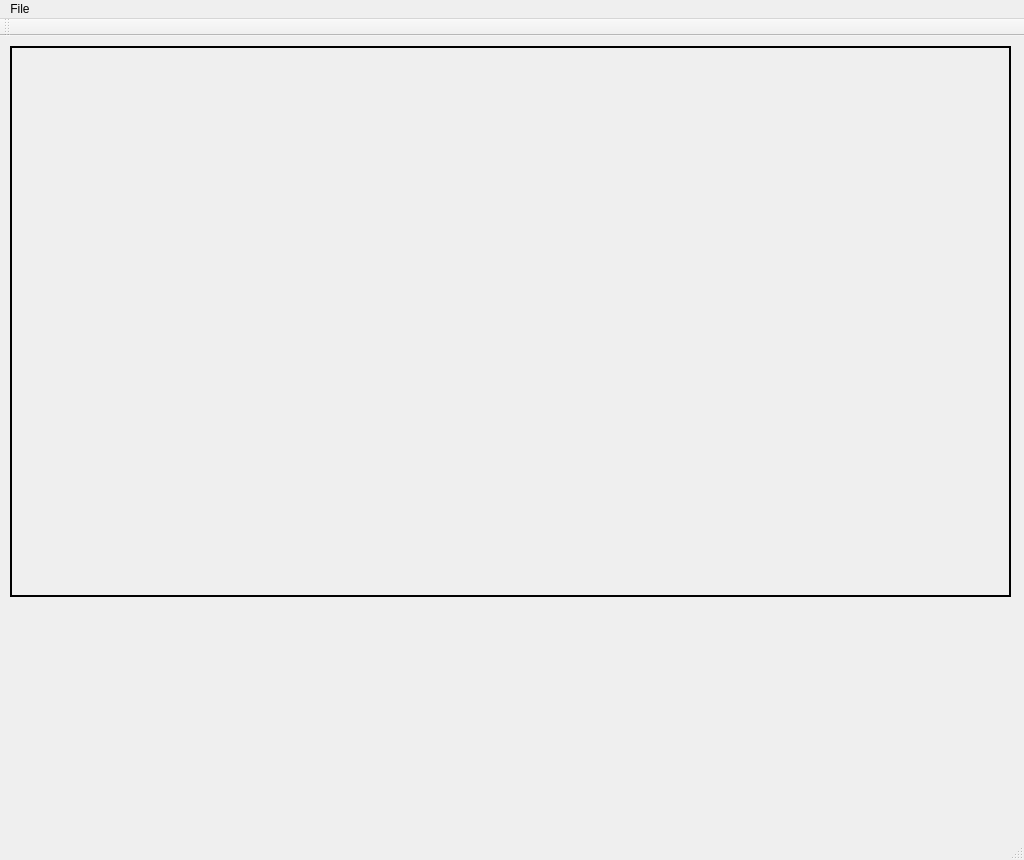
<?xml version="1.0" encoding="UTF-8"?>
<ui version="4.0">
 <class>HW5_StarterClass</class>
 <widget class="QMainWindow" name="HW5_StarterClass">
  <property name="geometry">
   <rect>
    <x>0</x>
    <y>0</y>
    <width>1024</width>
    <height>860</height>
   </rect>
  </property>
  <property name="windowTitle">
   <string>HW5_Starter</string>
  </property>
  <widget class="QWidget" name="centralWidget">
   <widget class="QLabel" name="pictureLabel">
    <property name="geometry">
     <rect>
      <x>10</x>
      <y>10</y>
      <width>1001</width>
      <height>551</height>
     </rect>
    </property>
    <property name="frameShape">
     <enum>QFrame::WinPanel</enum>
    </property>
    <property name="text">
     <string/>
    </property>
   </widget>
  </widget>
  <widget class="QMenuBar" name="menuBar">
   <property name="geometry">
    <rect>
     <x>0</x>
     <y>0</y>
     <width>1024</width>
     <height>31</height>
    </rect>
   </property>
   <widget class="QMenu" name="menuFile">
    <property name="title">
     <string>File</string>
    </property>
    <addaction name="actionOpen"/>
    <addaction name="separator"/>
    <addaction name="actionExit"/>
   </widget>
   <addaction name="menuFile"/>
  </widget>
  <widget class="QToolBar" name="mainToolBar">
   <attribute name="toolBarArea">
    <enum>TopToolBarArea</enum>
   </attribute>
   <attribute name="toolBarBreak">
    <bool>false</bool>
   </attribute>
  </widget>
  <widget class="QStatusBar" name="statusBar"/>
  <action name="actionOpen">
   <property name="text">
    <string>Open File...</string>
   </property>
  </action>
  <action name="actionExit">
   <property name="text">
    <string>Exit</string>
   </property>
  </action>
 </widget>
 <layoutdefault spacing="6" margin="11"/>
 <resources>
  <include location="HW5_Starter.qrc"/>
 </resources>
 <connections>
  <connection>
   <sender>actionExit</sender>
   <signal>triggered()</signal>
   <receiver>HW5_StarterClass</receiver>
   <slot>close()</slot>
   <hints>
    <hint type="sourcelabel">
     <x>-1</x>
     <y>-1</y>
    </hint>
    <hint type="destinationlabel">
     <x>511</x>
     <y>429</y>
    </hint>
   </hints>
  </connection>
  <connection>
   <sender>actionOpen</sender>
   <signal>triggered()</signal>
   <receiver>HW5_StarterClass</receiver>
   <slot>loadFile()</slot>
   <hints>
    <hint type="sourcelabel">
     <x>-1</x>
     <y>-1</y>
    </hint>
    <hint type="destinationlabel">
     <x>511</x>
     <y>429</y>
    </hint>
   </hints>
  </connection>
  <connection>
   <sender>HW5_StarterClass</sender>
   <signal>sendPixmap(QPixmap)</signal>
   <receiver>pictureLabel</receiver>
   <slot>setPixmap(QPixmap)</slot>
   <hints>
    <hint type="sourcelabel">
     <x>257</x>
     <y>660</y>
    </hint>
    <hint type="destinationlabel">
     <x>266</x>
     <y>577</y>
    </hint>
   </hints>
  </connection>
 </connections>
 <slots>
  <signal>sendPixmap(QPixmap)</signal>
  <slot>loadFile()</slot>
 </slots>
</ui>
